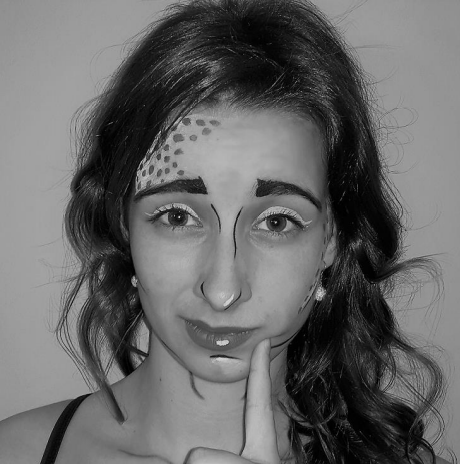
#> input picture tablo.png, 460 x 464 px, found by its file name
$ python delaunay_triangulation.py   (older library calls are emulated)
#> lines starting #> are read from the running program, lines starting #| are printed output that depends on the picture; after the words box and inside, x2 and y2 are one past the last pixel; in counts of white or black regions, pixels touching at a corner belong together
import numpy as np
import cv2
import random
import scipy.spatial
import matplotlib.pyplot as plt
from tqdm import trange

# CHOOSE SIZE OF IMAGE (SUBSET OF IMAGE), IF -1 THEN WHOLE IMAGE
SIZE_X = -1
SIZE_Y = -1

# READ IMAGE
path = r'C:\Users\Adela\Desktop\tablo.png'
img = cv2.imread(path)[:SIZE_X, :SIZE_Y]
#> img: shape (463, 459, 3); min 0, max 211, mean 103.1
img_points = cv2.imread(path)[:SIZE_X, :SIZE_Y]

# CHOOSE THE METHOD: BASED ON SIMILARITY OR SOBEL: Similarity is better but slower
# method = 'Sobel'
method = 'Similarity'

# RANDOM SEED
random.seed(0)
np.random.seed(0)

# CONSTANTS
# Density of pixels: Every PART's pixel is a chosen point
PART = 50
STEP = 250 # step should be changed based on PART
ROWS, COLS, CHANNELS = img.shape
#> ROWS = 463; COLS = 459; CHANNELS = 3
SIZE = ROWS * COLS
#> SIZE = 212517
KERNEL_SIZE = 5
PIXELS = KERNEL_SIZE ** 2
S = (KERNEL_SIZE - 1) // 2
COUNT = int(SIZE/PART)
#> COUNT = 4250

# POINTS
all_points = np.array([[[x, y] for x in range(COLS)] for y in range(ROWS)]).reshape(SIZE, 2)

# COUNT DIFFERENCES BASED ON METHOD
if method == 'Similarity':
    differences = np.zeros((ROWS, COLS))
    for y in range(S, ROWS - S):
        for x in range(S, COLS - S):
            average = img[y - S: y + S + 1, x - S: x + S + 1].reshape(KERNEL_SIZE ** 2, CHANNELS).mean(axis=0)
            differences[y, x] = \
                np.sum(np.sqrt(np.sum(np.power(average - img[y - S: y + S + 1, x - S: x + S + 1], 2), axis=2)))
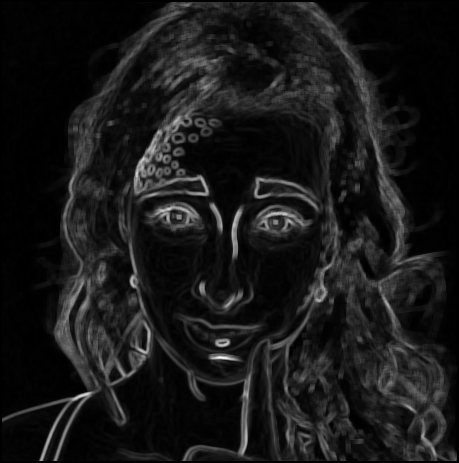
#> differences: shape (463, 459) float64; min 0, max 3035.9, mean 294; drawn with min black and max white

elif method == 'Sobel':
    sobel_x = cv2.Sobel(img,cv2.CV_64F, 1, 0, ksize=3)
    d = np.abs(sobel_x)
    d = d-d.min()
    d = d/d.max()*255
    d = d.astype(np.uint8)
    differences = cv2.cvtColor(d, cv2.COLOR_BGR2GRAY)

# CHOOSE POINTS WITH PROBABILITIES DISTRIBUTED ACCORDING TO DIFFERENCES
probabilities = differences.reshape(-1)
indices = np.random.choice(np.arange(all_points.shape[0]), size=COUNT, replace=False, p=probabilities/probabilities.sum())
#> indices = 4250 values, max 211594 at index 2711, min 1061 at index 2035, mean 112804.9
for i in range(COUNT):
    cv2.circle(img_points, tuple(all_points[indices[i]]), 3, [255, 255, 0], -1)
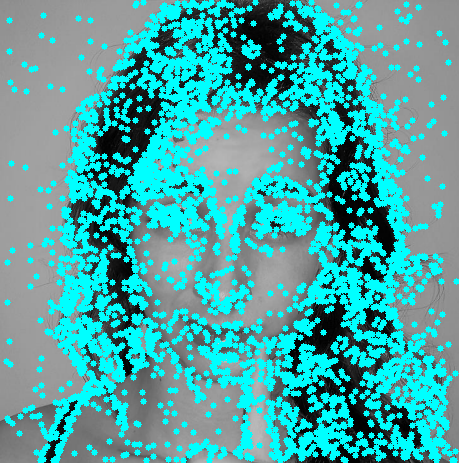
#> img_points: shape (463, 459, 3); mean B, G, R 165.7, 165.7, 72.8
points_without_corners = np.array([tuple(all_points[indices[i]]) for i in range(COUNT)])
#> points_without_corners = 4250 pairs, first value 6 to 456, second value 2 to 460
corners = np.array([[0, 0], [ROWS-1, 0], [0, COLS-1], [ROWS-1, COLS-1]])
#> corners = [[0, 0], [462, 0], [0, 458], [462, 458]]
points = np.concatenate((points_without_corners, corners))
#> points = 4254 pairs, first value 0 to 462, second value 0 to 460

# CREATE DELAUNAY TRIANGULATION
triangulation = scipy.spatial.Delaunay(points)
result = np.zeros(img.shape)

# CREATE VIDEO
fourcc = cv2.VideoWriter_fourcc(*'mp4v')
#> fourcc = 1983148141
out = cv2.VideoWriter('output_tablo.mp4', fourcc, 25.0, (img.shape[1], img.shape[0]), True)

for i in trange(triangulation.simplices.shape[0]):
    triangles_indices = triangulation.simplices[i]
    mask = np.zeros(img.shape[:2])
    cv2.fillConvexPoly(mask, np.array(points[triangles_indices], np.int32).reshape((-1, 1, 2)), 1)
    mean = cv2.mean(img, mask.astype(np.uint8))
    cv2.fillConvexPoly(result, np.array(points[triangles_indices], np.int32).reshape((-1, 1, 2)), mean[:3])
    if i % ((triangulation.simplices.shape[0])//STEP) == 0:
        out.write(result.astype(np.uint8))
#> this loop made 8489 passes
#> (triangles_indices, mean) on passes 1 to 3: ([4251, 1065, 4250], (121, 121, 121, 0)), ([1084, 4252, 4250], (153, 153, 153, 0)), ([4253, 3554, 4251], (145.3, 145.3, 145.3, 0))
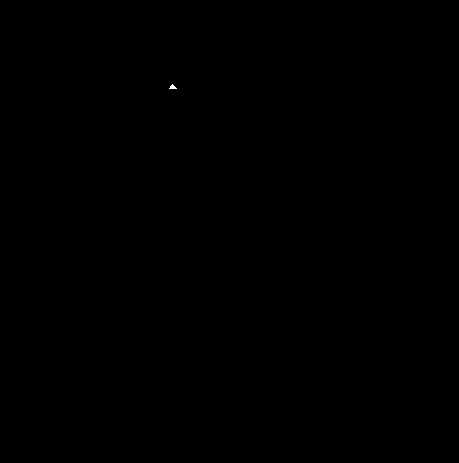
#> mask: shape (463, 459) float64; values 0 (black) and 1 (white), 0.01% white; 1 white region, box (x1, y1, x2, y2) and area: (169, 84, 177, 89) 23
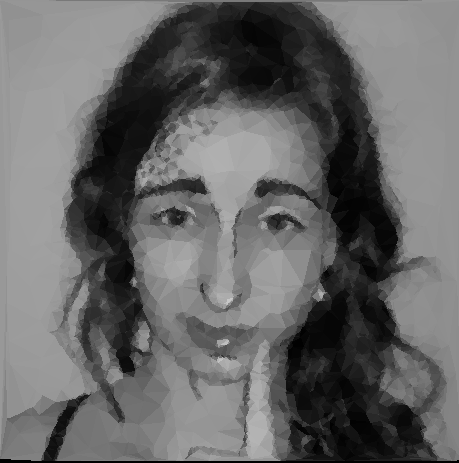
#> result: shape (463, 459, 3) float64; min 0, max 199.6, mean 102.5

for _ in range(50):
    out.write(result.astype(np.uint8))
out.release()

# Show original image, equalized histogram distances image and points image
cv2.imshow('Original_image', img)
cv2.imshow('image2', differences/differences.max())
cv2.imshow('image3', cv2.equalizeHist((differences/differences.max() * 255).astype(np.uint8)))
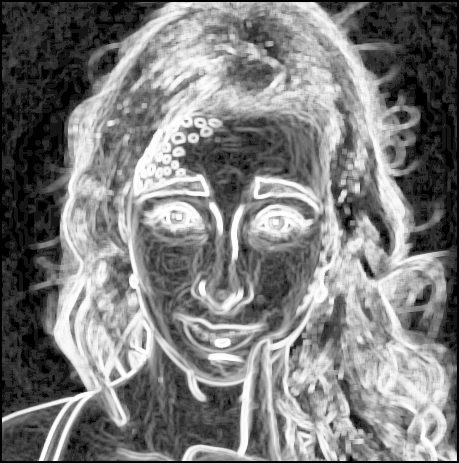
#> window 'image3': shape (463, 459); min 0, max 255, mean 123.7
cv2.imshow('Points_image', img_points)
cv2.imshow('Result_image', result.astype(np.uint8))
cv2.waitKey(0)
